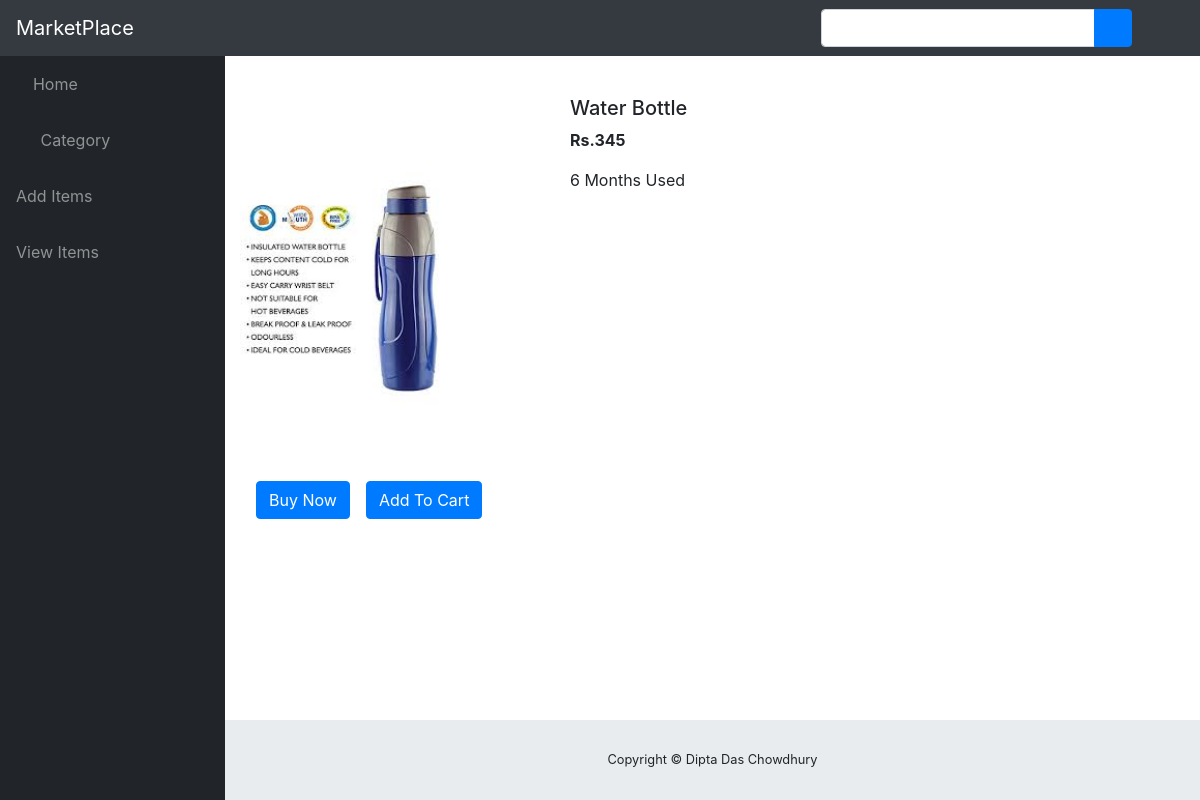
Screenshot of /first_app/products/21 (signed in) with the database file from the repository.
### first_app/models.py (models this page shows, shortened)
class Product_Details(models.Model):
    user=models.ForeignKey(settings.AUTH_USER_MODEL,
    null=True, blank=True,on_delete=models.SET_NULL)
    Product_Name=models.CharField(max_length=120)
    Category=models.CharField(max_length=120,choices=Category_Choice, default='other')
    Brand=models.CharField(max_length=120)
    Title=models.CharField(max_length=120)
    Description=models.TextField(blank=True, null=True)
    Price=models.PositiveIntegerField()
    Negotiation=models.CharField(max_length=120)
    Picture=models.ImageField(null=True,blank=True)

### first_app/views.py (the view)
# urls.py: path("products/<int:myid>", views.productView, name="ProductView"),
@login_required()
def productView(request, myid):
    products = Product_Details.objects.filter(id=myid)
    params = {'product' : products[0]}
    print(products[0].Price)
    return render(request, 'first_app/prodView.html', params)

### templates/first_app/prodView.html
{% extends 'first_app/basic.html' %}
{% load bootstrap3 %}
{% load staticfiles %}
{% block content %}
<div class="container my-4">
    <div class="row">
    <div class="col-md-4">
    <div class="row">
        <img src="/media/{{ product.Picture }}" width="233px" height="385px">
    </div>
        <div class="row">
            <button class="btn btn-primary mx-3">Buy Now</button>
            <button class="btn btn-primary">Add To Cart</button>
        </div>
    </div>
    <div class="col-md-8">
        <h5>{{product.Product_Name}}</h5>
        <p><b>Rs.{{product.Price}} </b></p>
        <p>{{product.Description}}</p>
    </div>
    </div>
</div>
{% endblock %}

### rows the page displays
Product_Details: Picture (picture), Product_Name "Water Bottle", Price "345", Description "6 Months Used"
